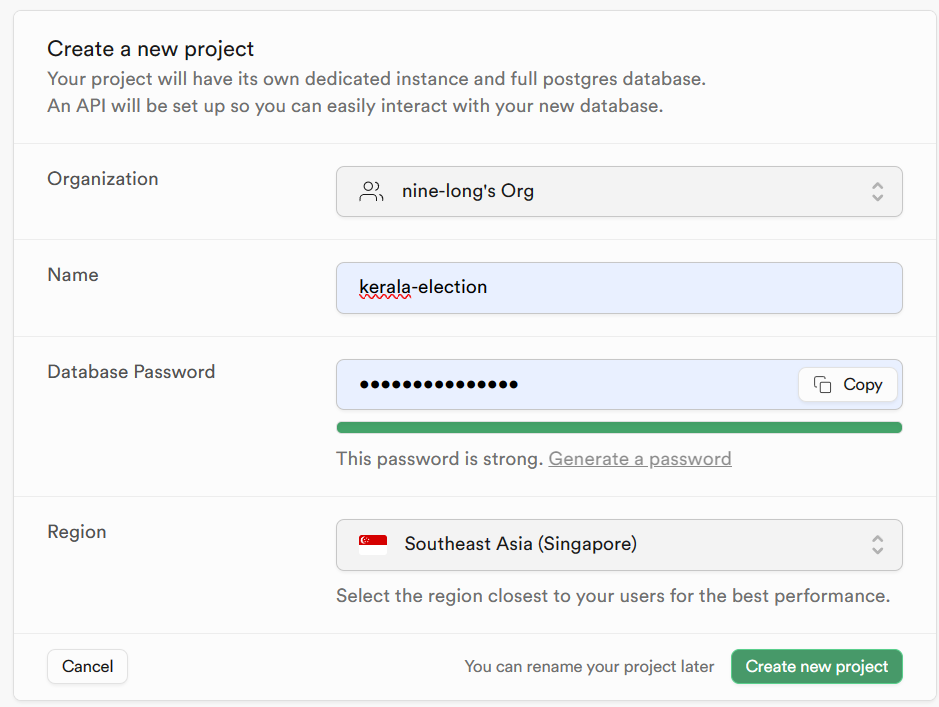
#> input picture assets/image-1.png, 939 x 707 px; its folder holds only this picture in this run
$ python -i processcandidateimage.py   (imports and definitions only)
#> lines starting #> are read from the running program, lines starting #| are printed output that depends on the picture; after the words box and inside, x2 and y2 are one past the last pixel; in counts of white or black regions, pixels touching at a corner belong together
import os
import cv2
import numpy as np
from PIL import Image, ImageEnhance

def apply_netflix_style_illustration(image_path, output_path):
    # Step 1: Load the image
#> called with image_path = 'image-1.png', output_path = 'out.png'
    image = cv2.imread(image_path)
#> image is the input picture: shape (707, 939, 3); mean B, G, R 243.9, 243.7, 241.7
    if image is None:
        print(f"Failed to load image: {image_path}")
        return

    # Step 2: Apply bilateral filter to smooth while keeping edges
    smoothed = cv2.bilateralFilter(image, d=9, sigmaColor=75, sigmaSpace=75)

    # Step 3: Convert to grayscale and apply median blur
    gray = cv2.cvtColor(smoothed, cv2.COLOR_BGR2GRAY)
    blurred = cv2.medianBlur(gray, 7)
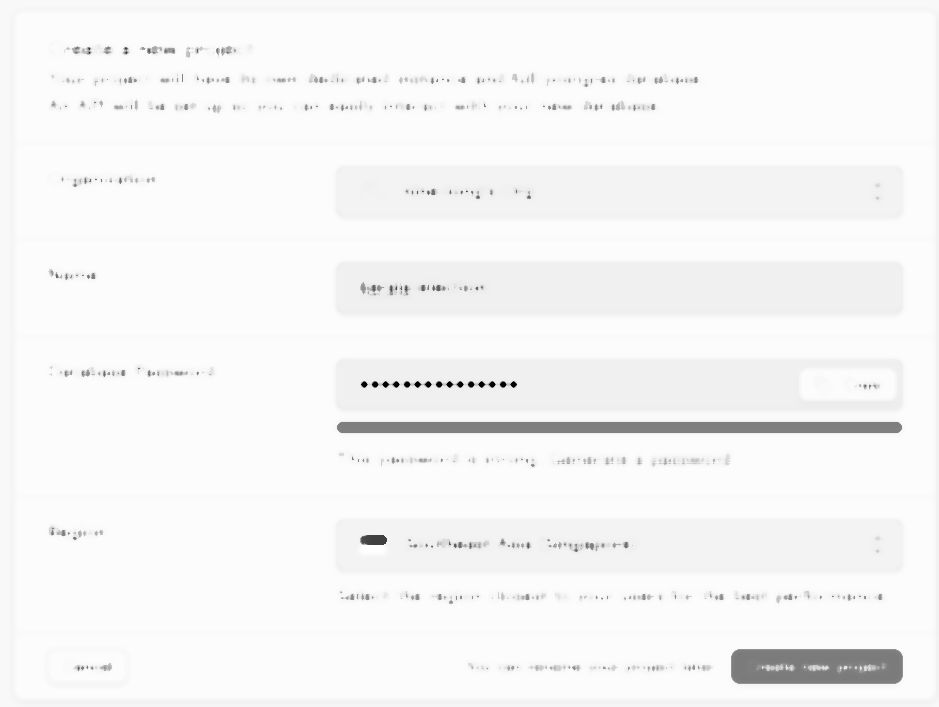
#> blurred: shape (707, 939); min 1, max 255, mean 246.1

    # Step 4: Detect edges using adaptive thresholding
    edges = cv2.adaptiveThreshold(blurred, 255, cv2.ADAPTIVE_THRESH_MEAN_C,
                                  cv2.THRESH_BINARY, blockSize=9, C=2)
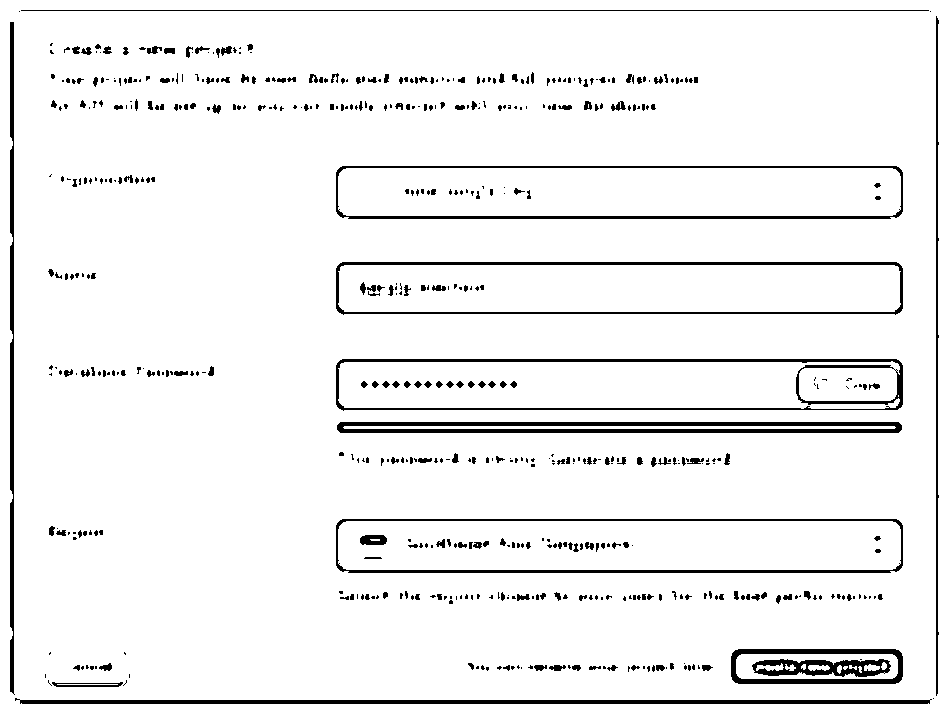
#> edges: shape (707, 939); 94.1% white; 556 black regions (356 under 20 px), largest, box (x1, y1, x2, y2) and area: (337, 422, 902, 433) 4536, (336, 359, 903, 411) 3756, (15, 698, 932, 704) 3648

    # Step 5: Combine edges with the smoothed image
    edges_colored = cv2.cvtColor(edges, cv2.COLOR_GRAY2BGR)
    cartoon = cv2.bitwise_and(smoothed, edges_colored)
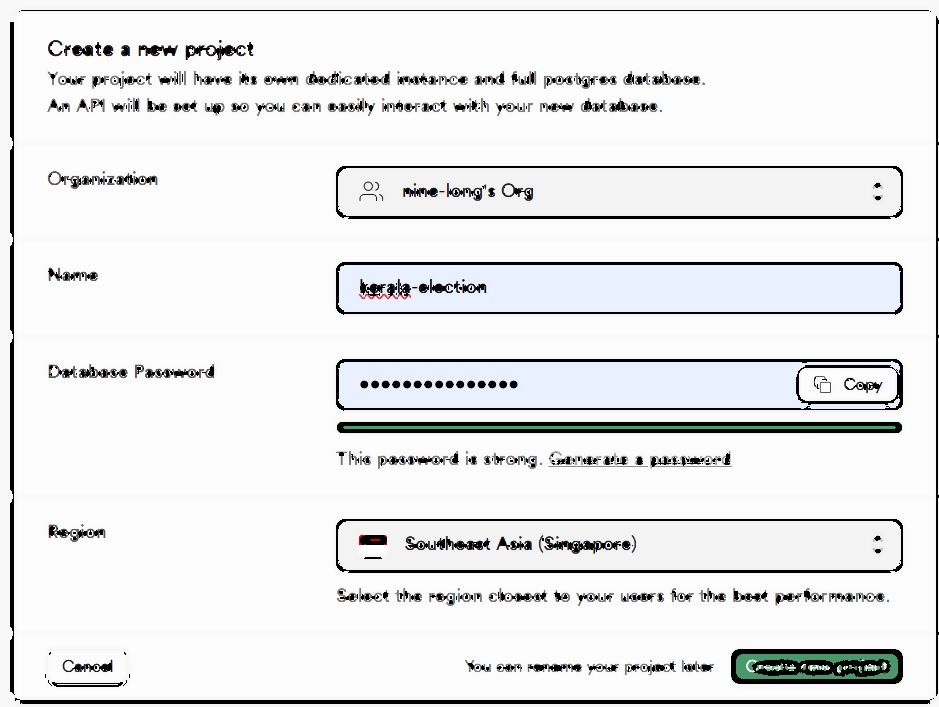
#> cartoon: shape (707, 939, 3); mean B, G, R 232.3, 231.5, 230.5

    # Step 6: Adjust colors for an artistic effect using PIL
    pil_image = Image.fromarray(cv2.cvtColor(cartoon, cv2.COLOR_BGR2RGB))
    enhancer = ImageEnhance.Color(pil_image)
    vibrant_image = enhancer.enhance(1.5)

    enhancer = ImageEnhance.Contrast(vibrant_image)
    vibrant_image = enhancer.enhance(1.2)

    # Step 7: Save the result
    vibrant_image.save(output_path)
    print(f"Artistic illustration saved to: {output_path}")

def batch_process_netflix_style_images(input_folder, output_folder):
    if not os.path.exists(output_folder):
        os.makedirs(output_folder)

    for filename in os.listdir(input_folder):
        if filename.endswith('.jpg') or filename.endswith('.png'):
            input_path = os.path.join(input_folder, filename)
            output_path = os.path.join(output_folder, filename)
            apply_netflix_style_illustration(input_path, output_path)

# Example usage
# [1 line not run here, left out]

>>> result = apply_netflix_style_illustration('image-1.png', 'out.png')
